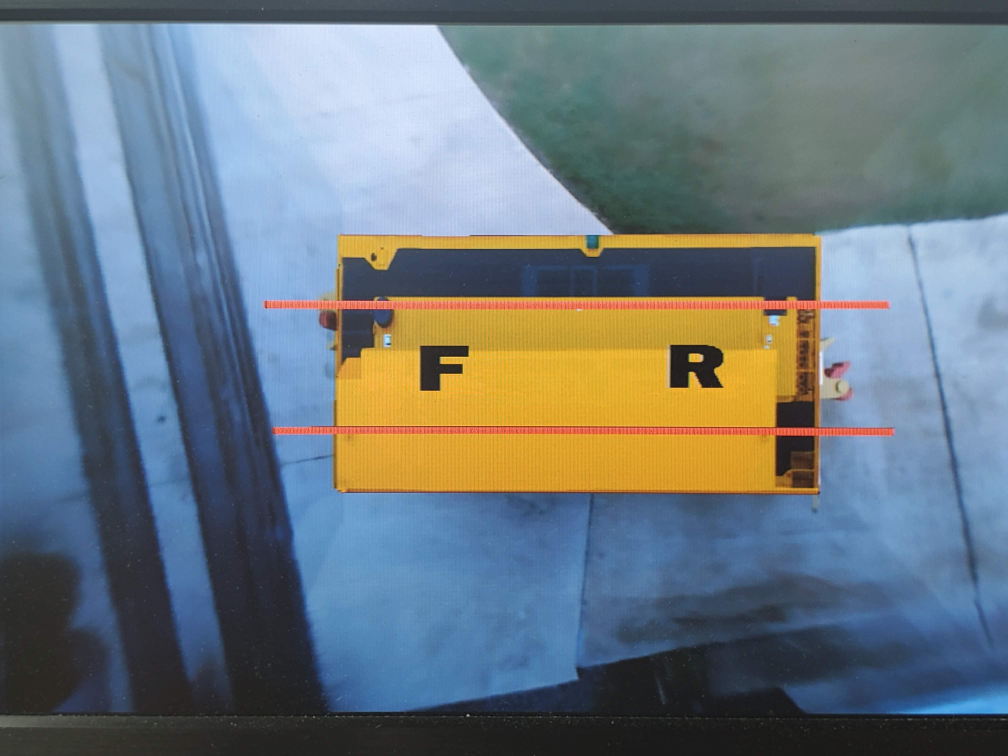
#> input picture perp.jpg, 4032 x 3024 px (shown at 1/4 size)
$ python railfinder360vu.py
#> lines starting #> are read from the running program, lines starting #| are printed output that depends on the picture; after the words box and inside, x2 and y2 are one past the last pixel; in counts of white or black regions, pixels touching at a corner belong together
#OpenCV railfinder
#Calvin Wagner


import cv2
import numpy as np
import matplotlib.pyplot as plt

'''
# #this makes sure that one rail corresponds to the other rail to make sure we're not mistaking other lines/edges for rail pairs
def make_coordinates(image, line_parameters):
    slope, intercept = line_parameters
    y1 = image.shape[0]
    y2 = int(y1*(1/2)) #play with this divider to change length of line
    x1 = int((y1 - intercept)/slope)
    x2 = int((y2 - intercept)/slope)
    return np.array([x1, y1, x2, y2])
    #print(image.shape)
    return
'''
'''
def average_slope_intercept(image, lines):
    left_fit = []
    right_fit = []
    for line in lines:
        x1, y1, x2, y2 = line.reshape(4)
        parameters = np.polyfit((x1, x2), (y1, y2), 1)
        print(parameters)
        slope = parameters[0]
        intercept = parameters[1]
        if slope < 0:
            left_fit.append((slope, intercept))
        else:
            right_fit.append((slope, intercept))
    left_fit_average = np.average(left_fit, axis=0)
    right_fit_average = np.average(right_fit, axis = 0)
    left_line = make_coordinates(image, left_fit_average)
    right_line = make_coordinates(image, right_fit_average)
    return np.array([left_line, right_line])

'''
def canny(image):
    gray = cv2.cvtColor(image, cv2.COLOR_RGB2GRAY) #converts to grayscale
    blur = cv2.GaussianBlur(gray, (5,5), 0) #reduces noise in grayscale
    canny = cv2.Canny(blur, 10, 75) #two values help with noise filtering. Modify as needed.
    return canny


def region_of_interest(image):
    height, width = image.shape
    mask = np.zeros_like(image)
    #isolate view to a smaller square
    polygon = np.array([[
        (0, height),
        (0, 0),
        (300, 0),
        (300, height),
    ]], np.int32)

    cv2.fillPoly(mask, polygon, 255)
    masked_image = cv2.bitwise_and(image, mask)
    return masked_image

def display_lines(image, lines):
    line_image = np.zeros_like(image)
    if lines is not None:
        for line in lines:
            x1, y1, x2, y2 = line.reshape(4)
            cv2.line(line_image, (x1, y1), (x2, y2), (255, 0, 0), 15)
    return line_image

image = cv2.imread('perp.jpg') #read this image from the directory
#> image is the input picture: shape (3024, 4032, 3); mean B, G, R 127.2, 119.9, 107.8
scale = 25
width = int(image.shape[1] * scale / 100)
#> width = 1008
height = int(image.shape[0] * scale / 100)
#> height = 756
dim = (width, height)
#> dim = (1008, 756)
resized = cv2.resize(image, dim, interpolation = cv2.INTER_AREA)
rail_image = np.copy(resized)
canny_image = canny(rail_image)
#> in canny, `gray = cv2.cvtColor(image, cv2.COLOR_RGB2GRAY)`:
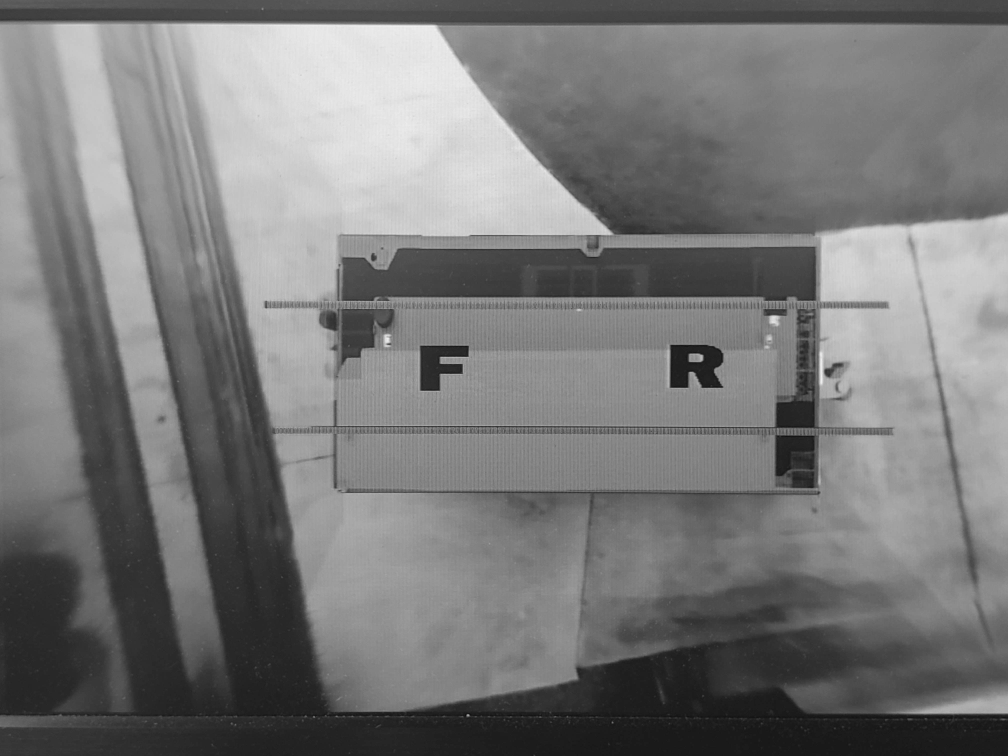
#> gray: shape (756, 1008); min 15, max 240, mean 120.7
#> in canny, `canny = cv2.Canny(blur, 10, 75)`:
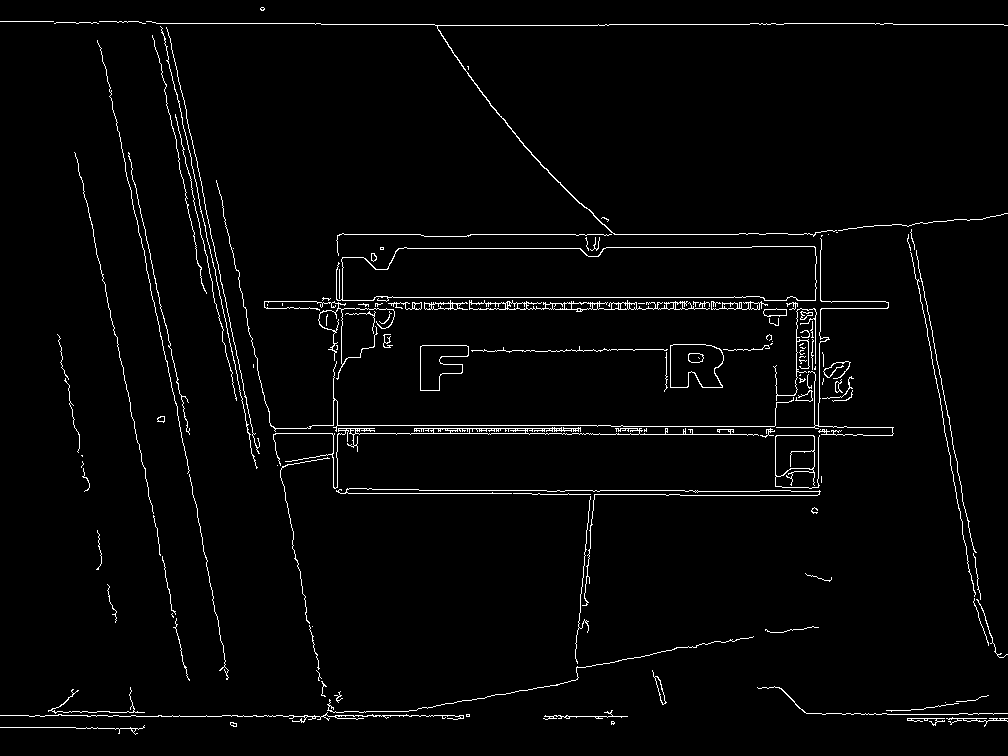
#> canny: shape (756, 1008); 2.5% white in thin lines or dots
cropped_image = region_of_interest(canny_image)
#> in region_of_interest, `cv2.fillPoly(mask, polygon, 255)`:
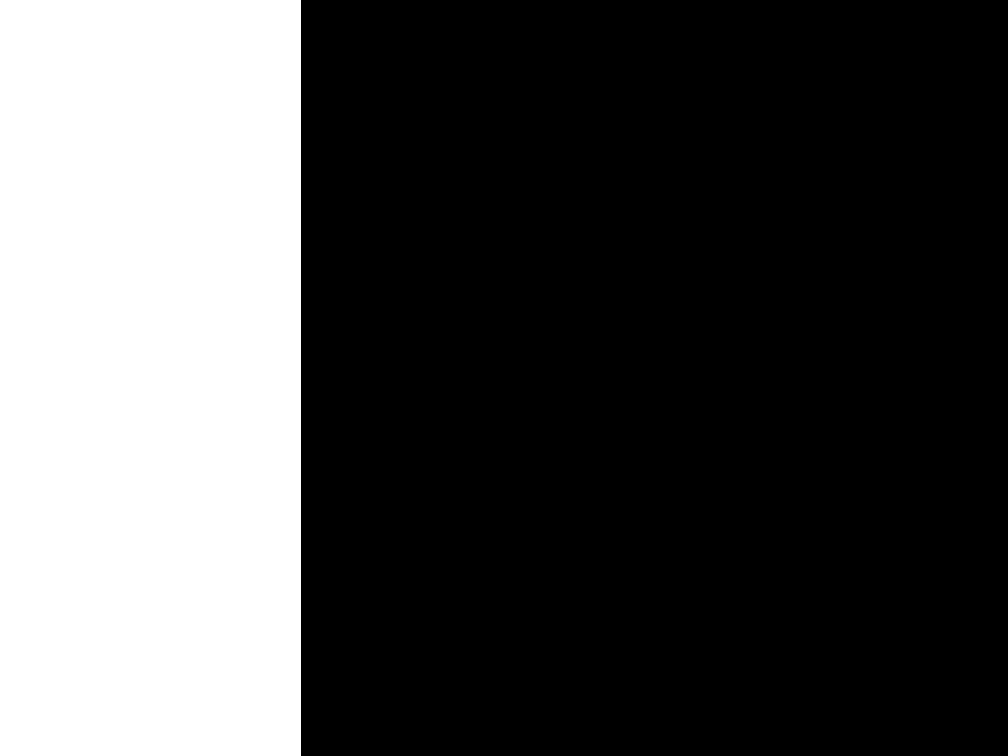
#> mask: shape (756, 1008); 29.9% white; 1 white region, box (x1, y1, x2, y2) and area: (0, 0, 301, 756) 227556
#> in region_of_interest, `masked_image = cv2.bitwise_and(image, mask)`:
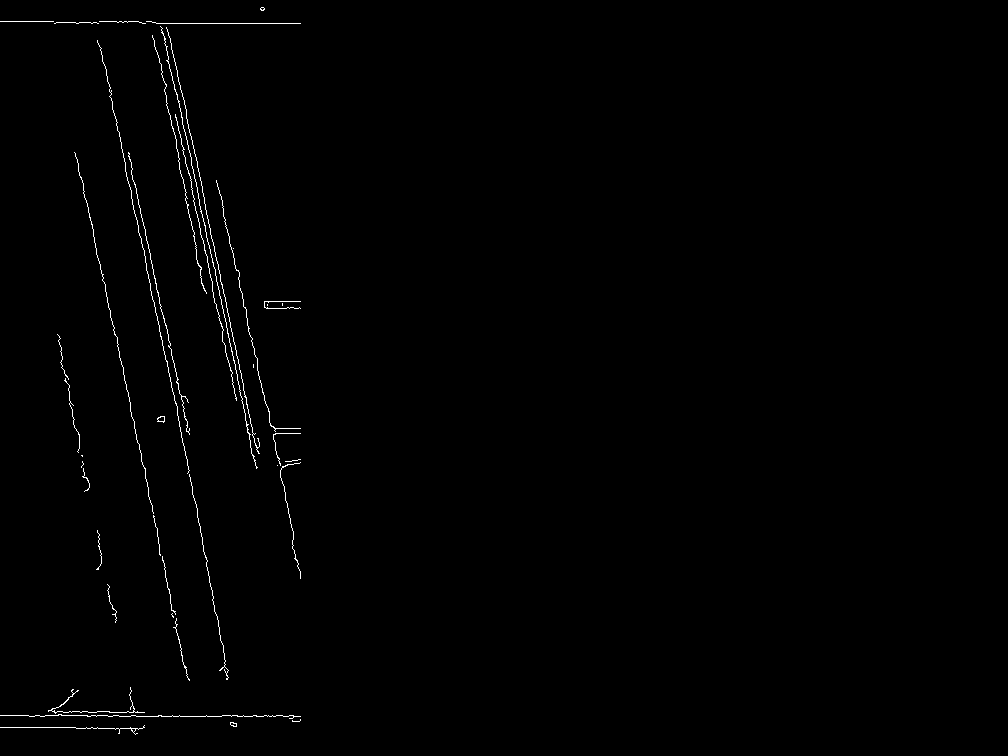
#> masked_image: shape (756, 1008); 0.64% white in thin lines or dots, all inside (x1, y1, x2, y2) = (0, 7, 301, 735)
lines = cv2.HoughLinesP(cropped_image, 2, np.pi/180, 100, np.array([]), minLineLength=200, maxLineGap=5)
#> lines = [[197, 166, 258, 453], [135, 184, 188, 432]]
#averaged_lines = average_slope_intercept(rail_image, lines)
line_image = display_lines(rail_image, lines)
#> the loop in display_lines, `for line in lines:` made 2 passes
#> after the loop in display_lines, `for line in lines:`:
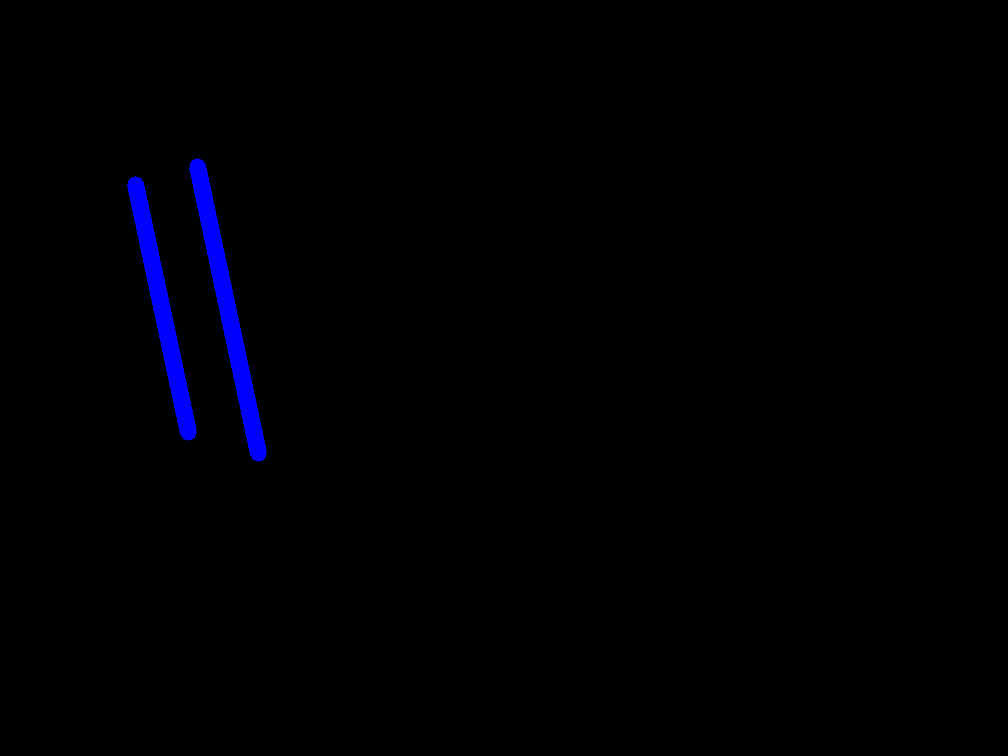
#> line_image: shape (756, 1008, 3); mean of channels 0, 1, 2 3.3, 0, 0; drawn as B, G, R
combo_image = cv2.addWeighted(rail_image, 0.8, line_image, 1, 1)
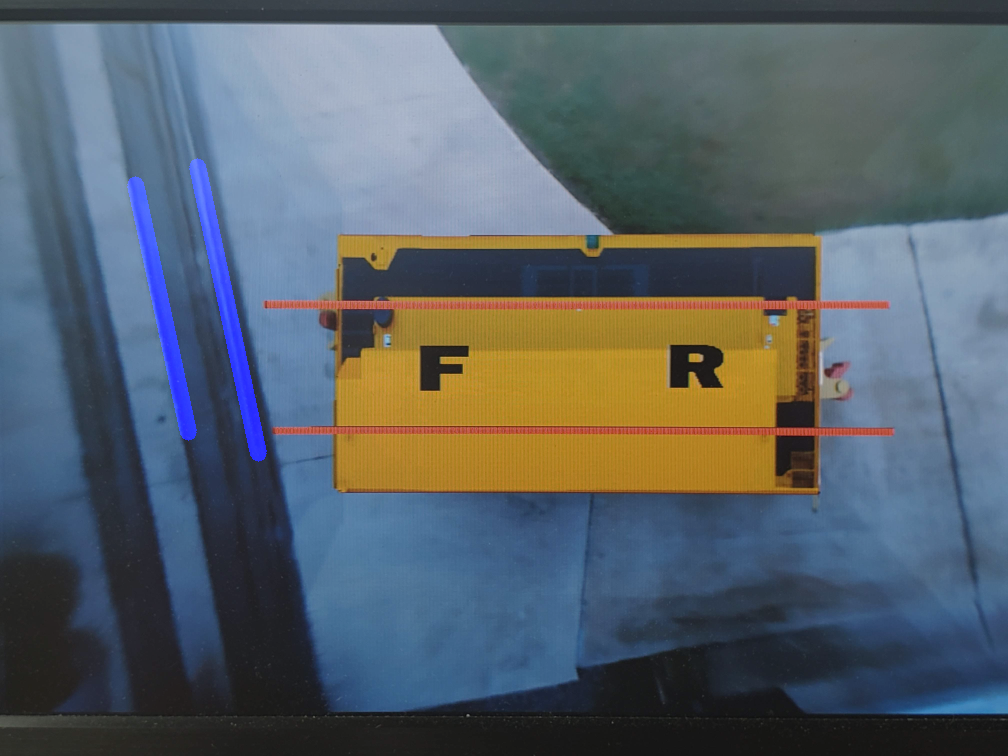
#> combo_image: shape (756, 1008, 3); mean B, G, R 104.7, 96.9, 87.2
cv2.imshow("results", combo_image)
cv2.waitKey(0)


#plt.imshow(canny) #print image plot
#plt.show()

$ run again, with overrails.jpg copied over perp.jpg
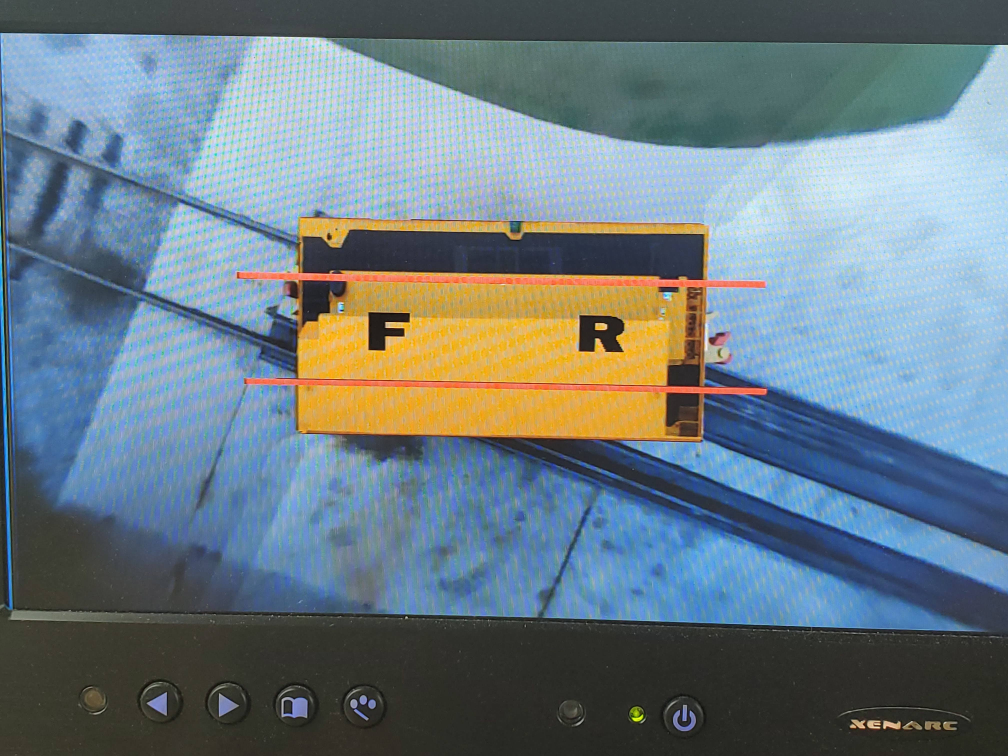
#> input picture overrails.jpg, 4032 x 3024 px (shown at 1/4 size)
#> image is the input picture: shape (3024, 4032, 3); mean B, G, R 131.9, 123.5, 107.6
#> in canny, `canny = cv2.Canny(blur, 10, 75)`:
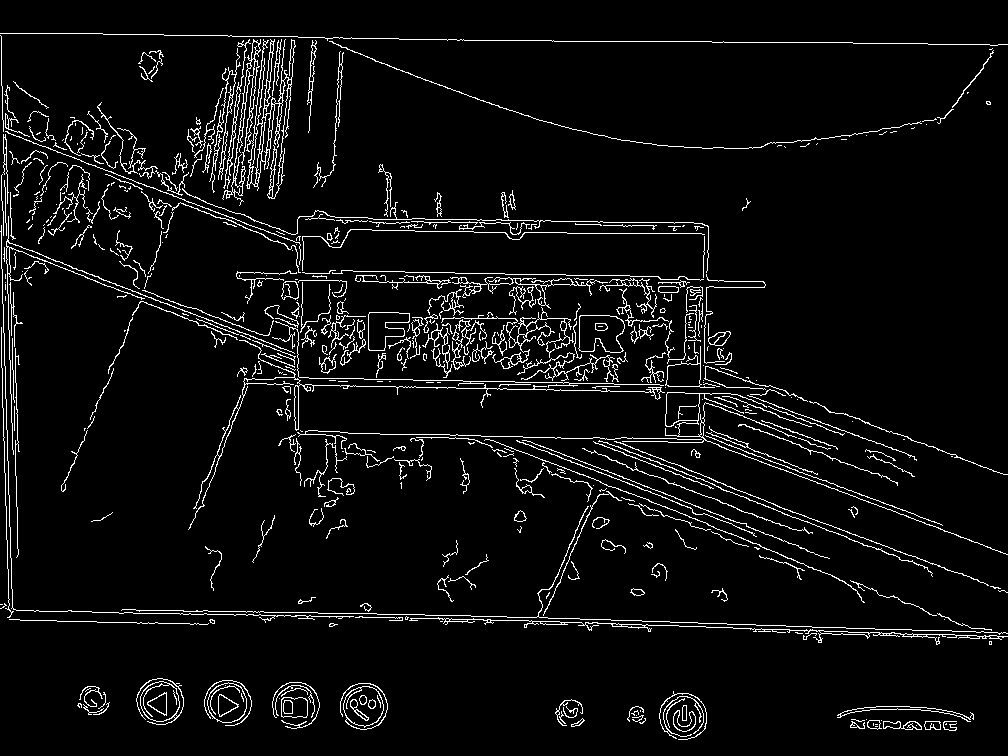
#> canny: shape (756, 1008); 5.2% white in thin lines or dots
#> mask: shape (756, 1008); 29.9% white; 1 white region, box (x1, y1, x2, y2) and area: (0, 0, 301, 756) 227556
#> masked_image: shape (756, 1008); 1.9% white in thin lines or dots, all inside (x1, y1, x2, y2) = (0, 33, 301, 729)
#> lines = [[39, 254, 298, 354], [6, 131, 300, 244]]
#> the loop in display_lines, `for line in lines:` made 2 passes
#> `combo_image = cv2.addWeighted(rail_image, 0.8, line_image, 1, 1)`:
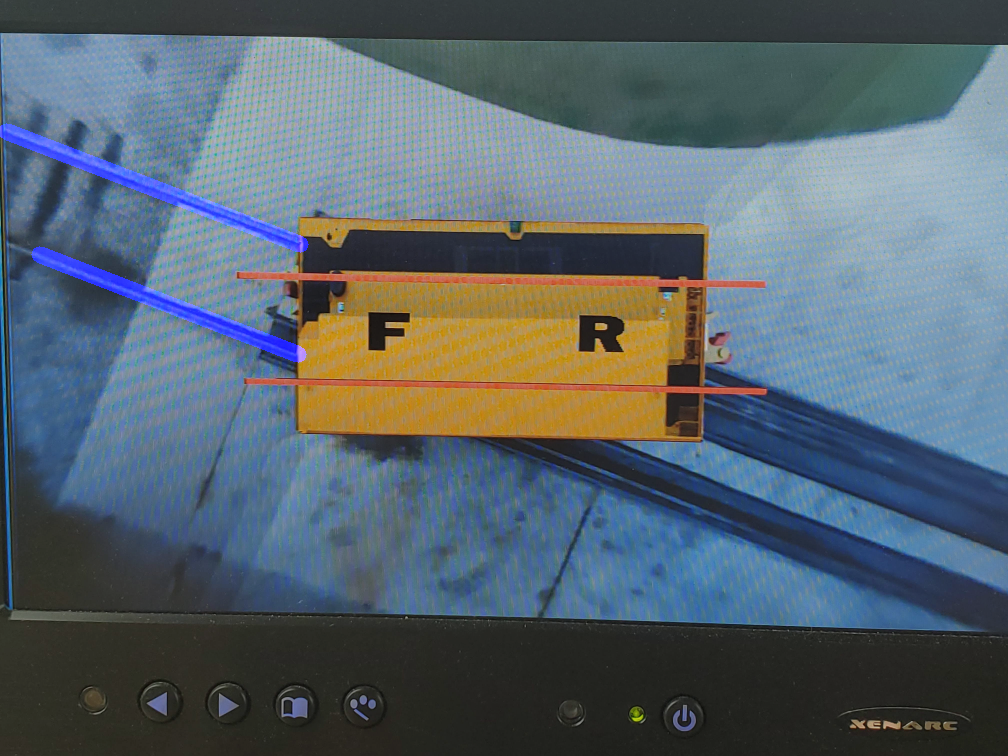
#> combo_image: shape (756, 1008, 3); mean B, G, R 108.5, 99.8, 87.1

$ run again, with rails2.jpg copied over perp.jpg
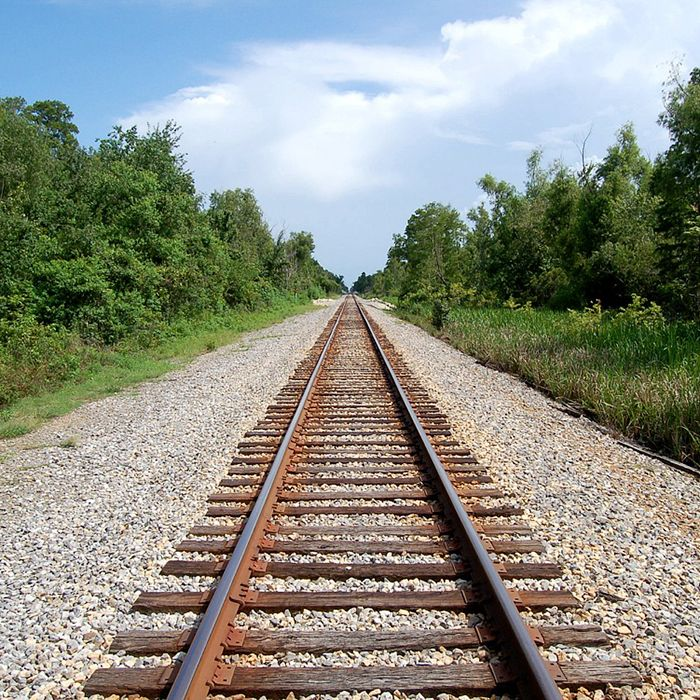
#> input picture rails2.jpg, 700 x 700 px
#> image is the input picture: shape (700, 700, 3); mean B, G, R 134.4, 144.5, 141.3
#> in canny, `canny = cv2.Canny(blur, 10, 75)`:
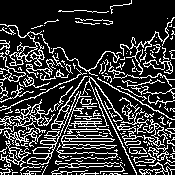
#> canny: shape (175, 175); 21.4% white in thin lines or dots
#> mask: shape (175, 175); every value is 255
#> lines = None
#> line_image: shape (175, 175, 3); every value is 0
#> `combo_image = cv2.addWeighted(rail_image, 0.8, line_image, 1, 1)`:
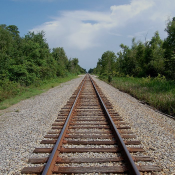
#> combo_image: shape (175, 175, 3); mean B, G, R 108.5, 116.6, 114
